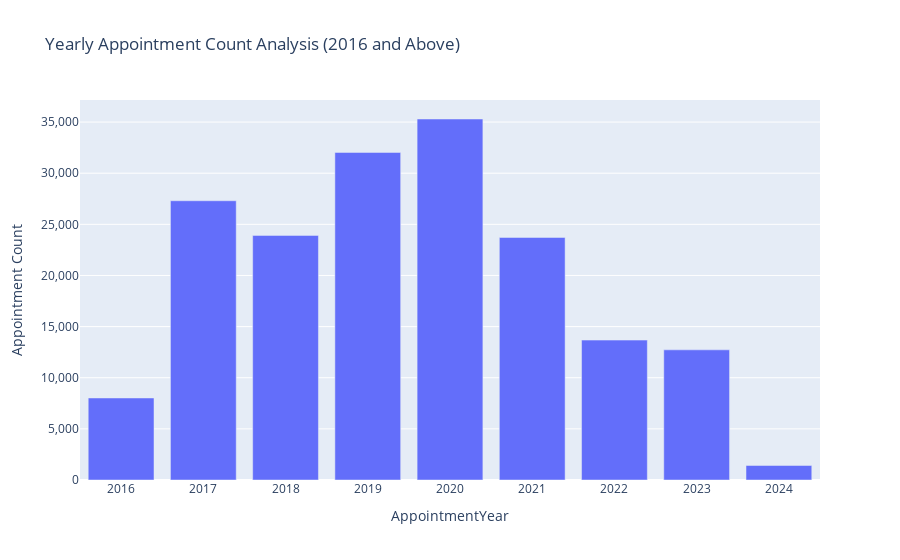

The code cell stored with this chart in its notebook:
### Markdown cell above
# What is the peak appointment time per granularity? 

Granularity: year > quarter > month > week  

Check patterns such as:
- Doctor type
- Timeslot
- Virtual or not

(I only included Years > 2016 as that was when SeriousMD was officially released and Years < 2024)

### Code cell
# Yearly Analysis

query = '''
    SELECT
        YEAR(StartTime) AS AppointmentYear,
        COUNT(*) AS AppointmentCount
    FROM
        Appointments
    WHERE
        YEAR(StartTime) >= 2016 AND
        YEAR(StartTime) <= 2024
    GROUP BY
        AppointmentYear
    ORDER BY
        AppointmentYear;
'''


# Execute the query and load the result into a DataFrame
df = pd.read_sql_query(query, engine)

# Display the DataFrame
print(df)

# # Plot a bar chart for the yearly analysis
# plt.figure(figsize=(10, 6))
# sns.barplot(x='AppointmentYear', y='AppointmentCount', data=df)

# # Format AppointmentCount axis labels with commas for better readability
# plt.gca().yaxis.set_major_formatter(
#     FuncFormatter(lambda x, _: '{:,.0f}'.format(x)))

# plt.title('Yearly Appointment Count Analysis (2016 and Above)')
# plt.xlabel('Year')
# plt.ylabel('Appointment Count')
# plt.show()
# Use plotly express to create an interactive bar chart

fig = px.bar(df, x='AppointmentYear', y='AppointmentCount',
             labels={'AppointmentCount': 'Appointment Count'},
             title='Yearly Appointment Count Analysis (2016 and Above)')

# Format AppointmentCount axis labels with commas for better readability
fig.update_layout(yaxis=dict(tickformat=',.0f'))

# Show the interactive plot
fig.show()

### Figure 1 — Plotly figure (JSON) as saved in the notebook; plotly's stock layout.template omitted (floating-point values rounded to 4 significant figures)
{"data": [{"alignmentgroup": "True", "hovertemplate": "AppointmentYear=%{x}<br>Appointment Count=%{y}<extra></extra>", "legendgroup": "", "marker": {"color": "#636efa", "pattern": {"shape": ""}}, "name": "", "offsetgroup": "", "orientation": "v", "showlegend": false, "textposition": "auto", "type": "bar", "x": [2016, 2017, 2018, 2019, 2020, 2021, 2022, 2023, 2024], "xaxis": "x", "y": [8021, 27305, 23917, 32030, 35299, 23718, 13682, 12727, 1421], "yaxis": "y"}], "layout": {"barmode": "relative", "legend": {"tracegroupgap": 0}, "title": {"text": "Yearly Appointment Count Analysis (2016 and Above)"}, "xaxis": {"anchor": "y", "domain": [0, 1], "title": {"text": "AppointmentYear"}}, "yaxis": {"anchor": "x", "domain": [0, 1], "tickformat": ",.0f", "title": {"text": "Appointment Count"}}}}
